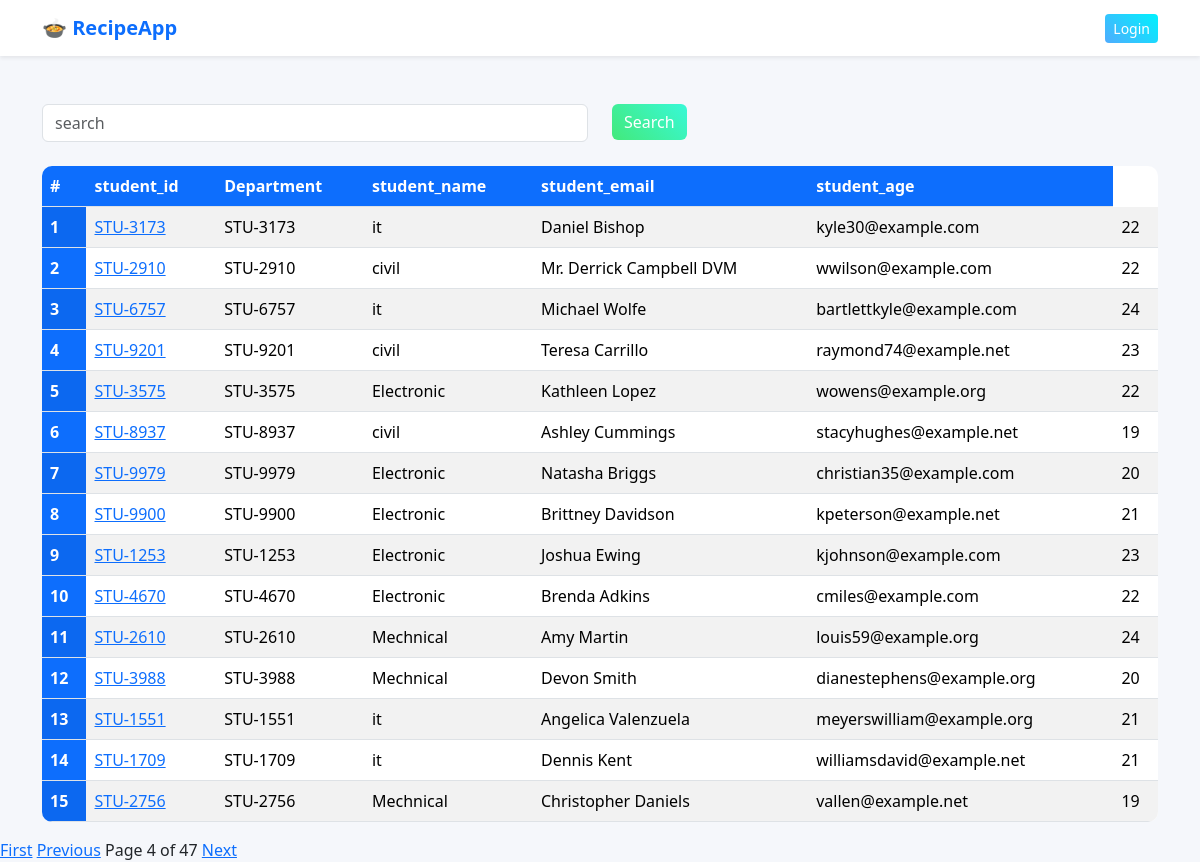
Page /students/?page=4 on the committed database.
### vege/models.py (models this page shows, shortened)
class Student(models.Model):
    department=models.ForeignKey(
        Department,
        related_name="students",
        on_delete=models.CASCADE )
    student_id=models.CharField(max_length=100)
    student_name=models.CharField(max_length=100)
    student_email=models.EmailField()
    student_age=models.IntegerField(default=18)
    student_address=models.TextField()
    is_deleted=models.BooleanField(default=False)
    objects=StudentManager()
    admin_objects=models.Manager()

class Department(models.Model):
    department=models.CharField(max_length=100)
    class Meta:
        ordering=['department']

### vege/views.py (the view, shortened to what this page needs)
# urls.py: path('students/', get_students, name="successs_page"),
def get_students(request):
    queryset=Student.objects.all()
    paginator = Paginator(queryset,15)
    page_number = request.GET.get('page')  # URL se page number
    if page_number is None:
        page_number=1
    page_obj = paginator.get_page(page_number)
    return render(request,'report/students.html', {'page_obj':page_obj})

### vege/models.py (called while the page is built)
    def get_queryset(self):
        return super().get_queryset().filter(is_deleted=False)

### vege/templates/report/students.html
{% extends "base.html" %}
{% block start %}
<div class="container mt-5">
   <form class="mb-4">
    <div class="row">
    <div class="col-md-6">
        <input class="form-control" name="search" placeholder="search">
    </div>
    <div class="col-md-6">
        <button class="btn btn-success">Search</button>
    </div>
    </div>
    </form>
<table class="table table-striped">
  <thead>
    <tr>
      <th scope="col">#</th>
      <th scope="col">student_id</th>
      <th scope="col">Department</th>
      <th scope="col">student_name</th>
      <th scope="col">student_email</th>
      <th scope="col">student_age</th>
    </tr>
  </thead>
  <tbody>
    {% for student in page_obj %}
    <tr>
      <th scope="row">{{ forloop.counter }}</th>
      <td>
       <a href="{% url 'see_marks' student.student_id %}">
         {{student.student_id}}
       </a>
      </td>
      <td>{{student.student_id}}</td>
      <td>{{student.department.department}}</td>
      <td>{{student.student_name}}</td>
      <td>{{student.student_email}}</td>
      <td>{{student.student_age}}</td>
    </tr>
 {% endfor %}
 </tbody>
 </table>
</div>
<div class="mt-3">
    {% if page_obj.has_previous %}
        <a href="?page=1">First</a>
        <a href="?page={{ page_obj.previous_page_number }}">Previous</a>
    {% endif %}
    <span>
        Page {{ page_obj.number }} of {{ page_obj.paginator.num_pages }}
    </span>
    {% if page_obj.has_next %}
        <a href="?page={{ page_obj.next_page_number }}">Next</a>
    {% endif %}
</div>
{% endblock %}

### vege/static/css/style.css (style rules this page uses)
body { background-color: pink; }
body { background-color: #f5f7fb; font-family: 'Segoe UI', sans-serif; }
.btn-success { background: linear-gradient(45deg, #43e97b, #38f9d7); border: none; }
.table { background: white; border-radius: 10px; overflow: hidden; }
.table th { background-color: #0d6efd; color: white; }

### rows in the picture
Student: student_id "STU-3173", department.department "it", student_name "Daniel Bishop", student_email "kyle30@example.com", student_age "22"
Student: student_id "STU-2910", department.department "civil", student_name "Mr. Derrick Campbell DVM", student_email "wwilson@example.com", student_age "22"
Student: student_id "STU-6757", department.department "it", student_name "Michael Wolfe", student_email "bartlettkyle@example.com", student_age "24"
Student: student_id "STU-9201", department.department "civil", student_name "Teresa Carrillo", student_email "raymond74@example.net", student_age "23"
Student: student_id "STU-3575", department.department "Electronic", student_name "Kathleen Lopez", student_email "wowens@example.org", student_age "22"
Student: student_id "STU-8937", department.department "civil", student_name "Ashley Cummings", student_email "stacyhughes@example.net", student_age "19"
Student: student_id "STU-9979", department.department "Electronic", student_name "Natasha Briggs", student_email "christian35@example.com", student_age "20"
Student: student_id "STU-9900", department.department "Electronic", student_name "Brittney Davidson", student_email "kpeterson@example.net", student_age "21"
Student: student_id "STU-1253", department.department "Electronic", student_name "Joshua Ewing", student_email "kjohnson@example.com", student_age "23"
Student: student_id "STU-4670", department.department "Electronic", student_name "Brenda Adkins", student_email "cmiles@example.com", student_age "22"
Student: student_id "STU-2610", department.department "Mechnical", student_name "Amy Martin", student_email "louis59@example.org", student_age "24"
Student: student_id "STU-3988", department.department "Mechnical", student_name "Devon Smith", student_email "dianestephens@example.org", student_age "20"
Student: student_id "STU-1551", department.department "it", student_name "Angelica Valenzuela", student_email "meyerswilliam@example.org", student_age "21"
Student: student_id "STU-1709", department.department "it", student_name "Dennis Kent", student_email "williamsdavid@example.net", student_age "21"
Student: student_id "STU-2756", department.department "Mechnical", student_name "Christopher Daniels", student_email "vallen@example.net", student_age "19"

### other values in the picture
{{ page_obj.number }} "4"
{{ page_obj.paginator.num_pages }} "47"
